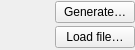
<?xml version="1.0" encoding="UTF-8"?>
<ui version="4.0">
 <class>Form</class>
 <widget class="QWidget" name="Form">
  <property name="geometry">
   <rect>
    <x>0</x>
    <y>0</y>
    <width>134</width>
    <height>50</height>
   </rect>
  </property>
  <property name="minimumSize">
   <size>
    <width>0</width>
    <height>0</height>
   </size>
  </property>
  <property name="maximumSize">
   <size>
    <width>16777215</width>
    <height>16777215</height>
   </size>
  </property>
  <property name="windowTitle">
   <string>Form</string>
  </property>
  <layout class="QHBoxLayout" name="horizontalLayout" stretch="0,0">
   <property name="spacing">
    <number>6</number>
   </property>
   <property name="leftMargin">
    <number>0</number>
   </property>
   <property name="topMargin">
    <number>0</number>
   </property>
   <property name="rightMargin">
    <number>0</number>
   </property>
   <property name="bottomMargin">
    <number>0</number>
   </property>
   <item>
    <widget class="QLabel" name="imgVisualisation">
     <property name="minimumSize">
      <size>
       <width>49</width>
       <height>49</height>
      </size>
     </property>
     <property name="maximumSize">
      <size>
       <width>49</width>
       <height>49</height>
      </size>
     </property>
     <property name="text">
      <string/>
     </property>
     <property name="scaledContents">
      <bool>true</bool>
     </property>
     <property name="alignment">
      <set>Qt::AlignCenter</set>
     </property>
    </widget>
   </item>
   <item>
    <layout class="QVBoxLayout" name="verticalLayout">
     <property name="spacing">
      <number>2</number>
     </property>
     <item>
      <widget class="QPushButton" name="btnGenerate">
       <property name="text">
        <string>Generate…</string>
       </property>
      </widget>
     </item>
     <item>
      <widget class="QPushButton" name="btnLoadFile">
       <property name="text">
        <string>Load file…</string>
       </property>
      </widget>
     </item>
    </layout>
   </item>
  </layout>
 </widget>
 <resources/>
 <connections/>
</ui>
